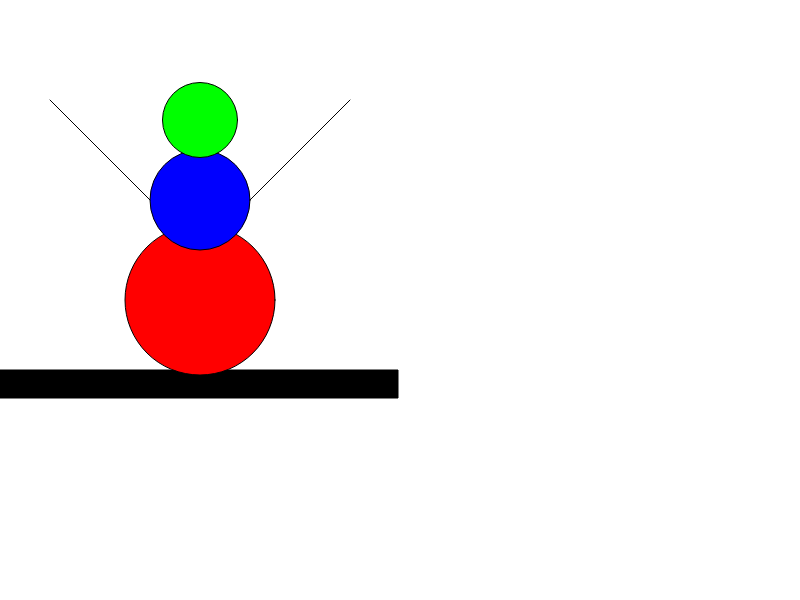
Frame 1 (no input)
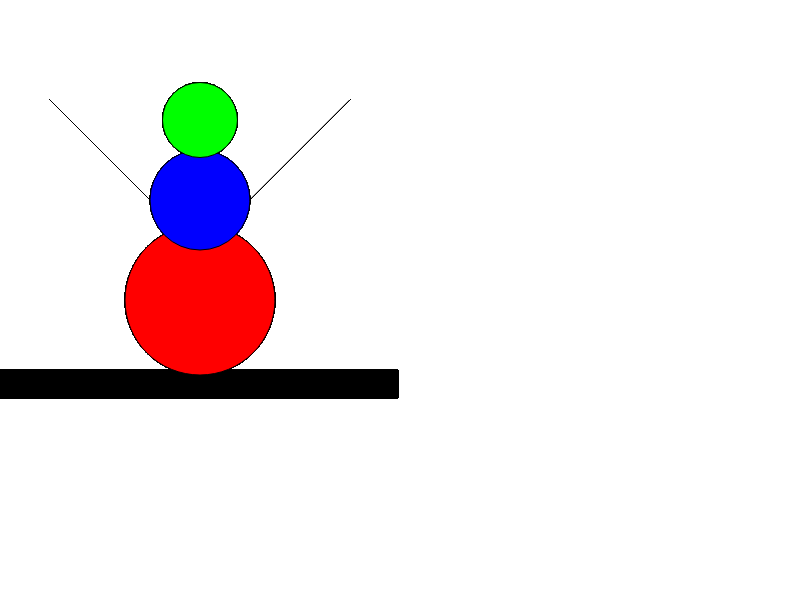
Frame 60 (no input)
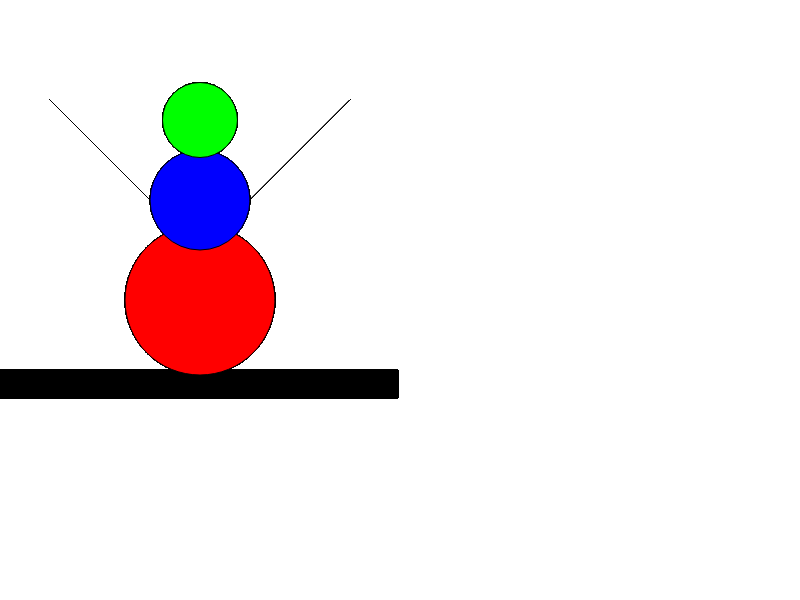
Frame 120 (the mouse pressed at the canvas centre since frame 60)

The p5.js sketch that drew these frames (run headless with seeded random() and noise() and a simulated clock; from frame 60 on, the mouse is pressed at the canvas centre):

// p5.js sketch
// ── sketch.js
function setup() {
  // put setup code here
  createCanvas(800,600);
}

function draw() {
  // put drawing code here
  fill(0,0,0);
  rect(0,370,398,28);

// snowman body
  fill(255,0,0)
ellipse(200, 300, 150, 150);
fill(0,0,255);
ellipse(200, 200, 100, 100);
fill(0,255,0);
ellipse(200, 120, 75, 75);
line(150,200,50,100);
line(250,200,350,100);
//right arm
//ground
}
